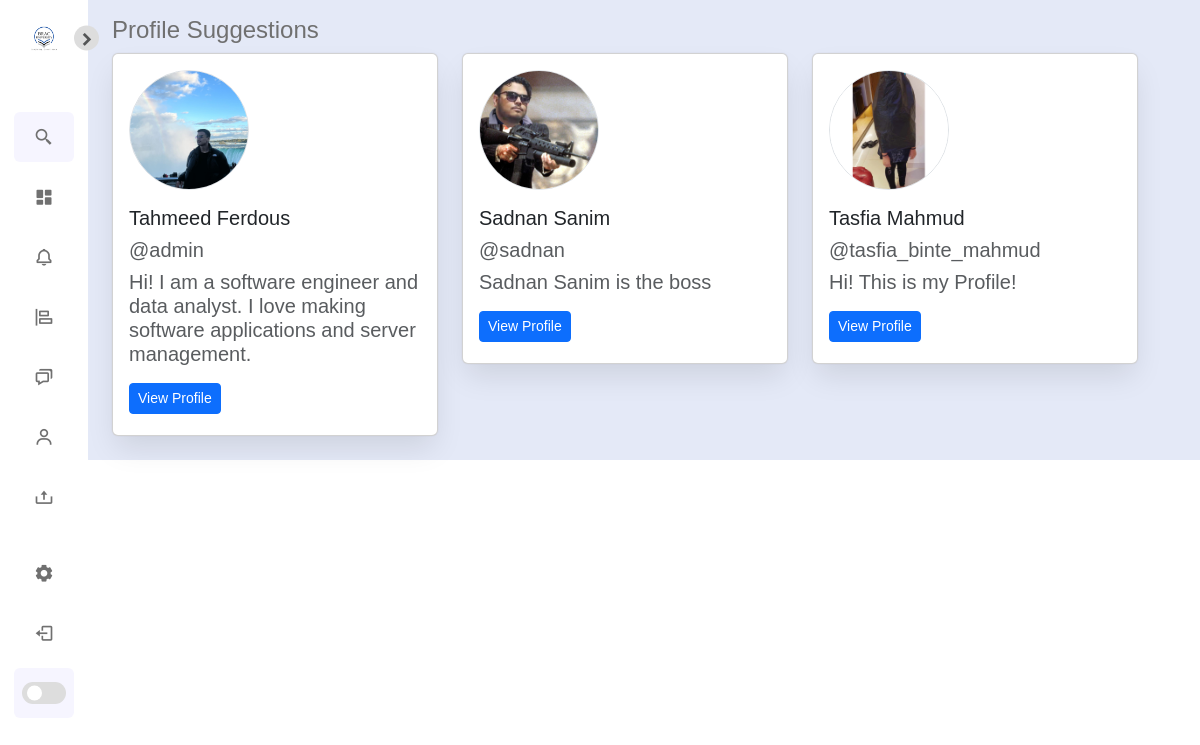
The page /explore/ (signed in) on the database as committed earlier.
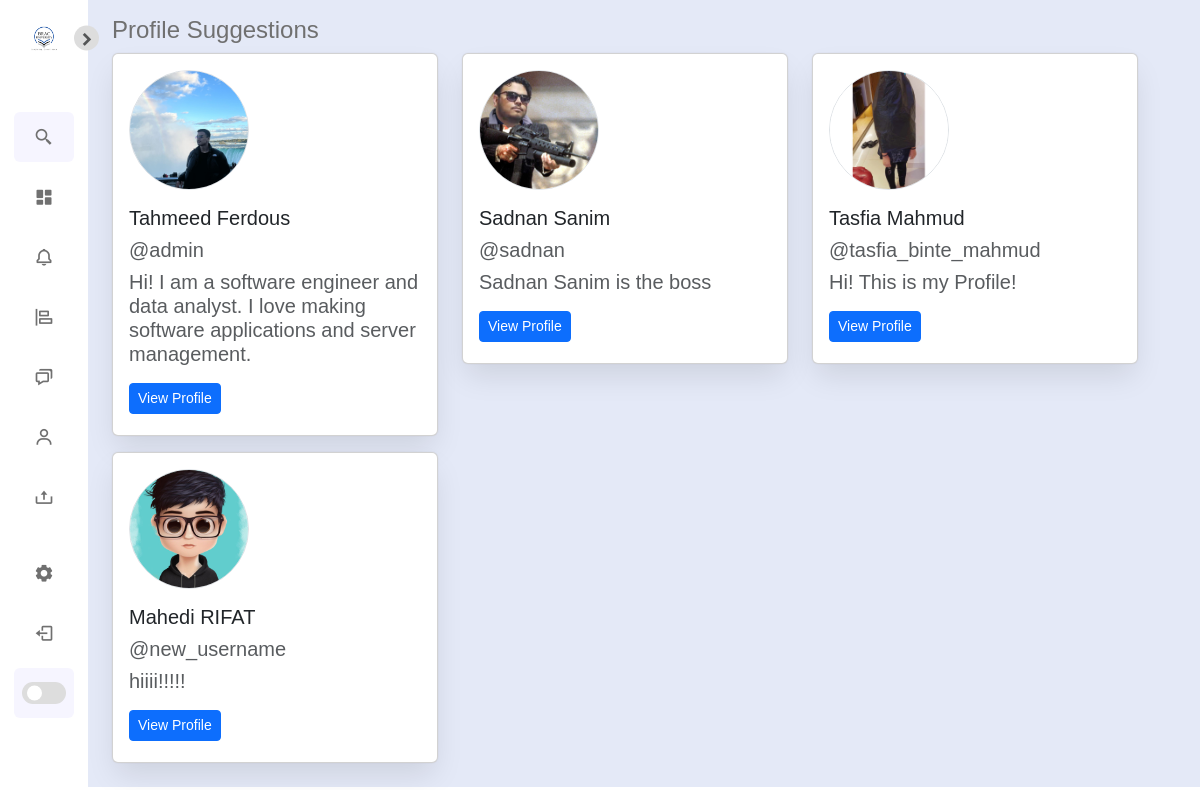
The same page on the database as committed later.
### authy/models.py (models this page shows)
class Profile(models.Model):
	user = models.OneToOneField(User, on_delete=models.CASCADE)
	first_name = models.CharField(max_length=50, null=True, blank=True)
	last_name = models.CharField(max_length=50, null=True, blank=True)
	location = models.CharField(max_length=50, null=True, blank=True)
	url = models.CharField(max_length=80, null=True, blank=True)
	profile_info = models.TextField(max_length=150, null=True, blank=True)
	created = models.DateField(auto_now_add=True)
	favorites = models.ManyToManyField(Post)
	picture = models.ImageField(upload_to=user_directory_path, blank=True, null=True, verbose_name='Picture')

### explore/views.py (the view)
# urls.py: path('explore/', include('explore.urls', namespace='explore')),
@login_required
def explore(request):
    user = request.user
    following_profiles = Follow.objects.filter(follower=user)
    followed_users = [friend.following for friend in following_profiles]  # Followed users are in `friend.following`
    followed_user_ids = [user.id for user in followed_users]  # Extract the IDs of followed users
    profile_suggestions = Profile.objects.exclude(user__in=followed_user_ids).exclude(user=user)
    context = {
        'following_profiles': followed_users,
        'profile_suggestions': profile_suggestions,
    }
    return render(request, 'explore/explore.html', context)

### direct/views.py (called while the page is built)
def checkDirects(request):
	directs_count = 0
	if request.user.is_authenticated:
		directs_count = Message.objects.filter(user=request.user, is_read=False).count()
	return {'directs_count':directs_count}

### notifications/views.py (called while the page is built)
def CountNotifications(request):
	count_notifications = 0
	if request.user.is_authenticated:
		count_notifications = Notification.objects.filter(user=request.user, is_seen=False).count()
	return {'count_notifications':count_notifications}

### Config/templates/explore/explore.html (shortened to what this page needs)
{% extends 'base.html' %}
{% load static %}
{% block content %}
<div class="container mt-2">
    <div class="row">
        <div class="col-md-12">
            <section id="profile-suggestions">
                <h4>Profile Suggestions</h4>
                <div class="row">
                    {% if profile_suggestions %}
                    {% for suggestion in profile_suggestions %}
                    <div class="col-md-4 mb-3">
                        <div class="card">
                            <div class="card-body">
                                <div class="profile-img mb-3">
                                    {% if suggestion.picture %}
                                      <img class="rounded-circle img-fluid border" src="{{ suggestion.picture.url }}" alt="Pic" style="width: 120px; height: 120px; object-fit: cover;">
                                    {% else %}
                                    <img class="rounded-circle img-fluid border" src="{% static 'img/person.jpg' %}" alt="Pic" style="width: 120px; height: 120px; object-fit: cover;">
                                    {% endif %}
                                  </div>
                                <h5 class="card-title">{{ suggestion.first_name }} {{ suggestion.last_name }}</h5>
                                <h5 class="card-title text-muted">@{{ suggestion.user }}</h5>
                                <h5 class="card-title text-muted">{{ suggestion.profile_info }}</h5>
                                {% if suggestion.user %}
                                <a href="{% url 'profile' suggestion.user %}" class="btn btn-primary btn-sm">View Profile</a>
                                {% endif %}
                            </div>
                        </div>
                    </div>
                    {% endfor %}
                    {% else %}
                    <p>No more profile suggestions available.</p>
                    {% endif %}
                </div>
            </section>
        </div>
    </div>
</div>
{% endblock %}

Rows that differ between the two databases and show on the page:
added Profile: picture (picture), first_name "Mahedi", last_name "RIFAT", user "new_username", profile_info "hiiii!!!!!", shows "View Profile"
